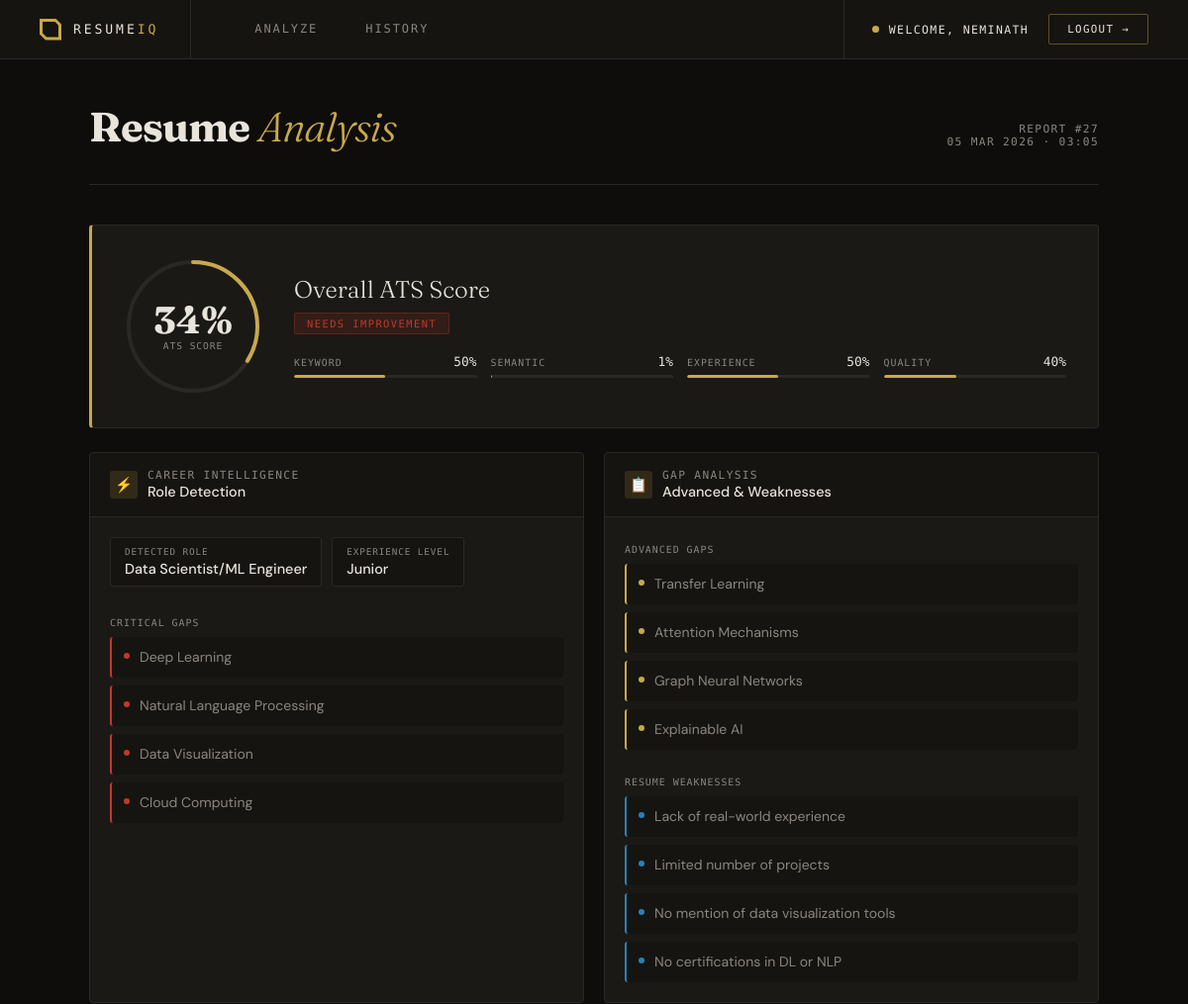
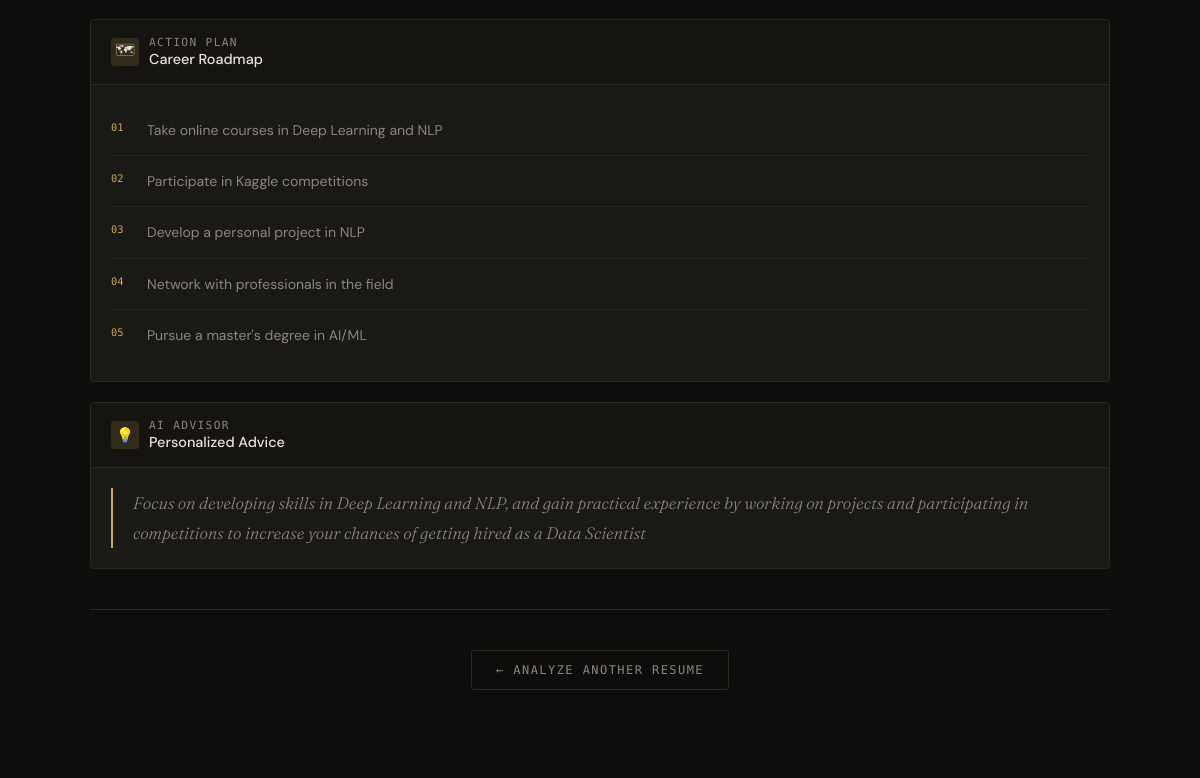
The page /result/27/ (signed in) on the database its author committed (2 pictures, top to bottom).
### resume_analyzer/models.py (models this page shows, shortened)
class ResumeAnalysis(models.Model):
    STATUS = [
        ('pending', 'Pending'),
        ('processing', 'Processing'),
        ('completed', 'Completed'),
        ('failed', 'Failed')
    ]
    user = models.ForeignKey(
        User,
        on_delete=models.CASCADE,
        related_name='analyses'
    )
    resume_file = models.FileField(upload_to='resumes/', blank=True, null=True)
    resume_text = models.TextField(blank=True)
    job_description = models.TextField()
    status = models.CharField(max_length=20, choices=STATUS, default='pending')
    ats_score = models.FloatField(null=True, blank=True)
    keyword_score = models.FloatField(null=True, blank=True)
    semantic_score = models.FloatField(null=True, blank=True)
    experience_score = models.FloatField(null=True, blank=True)
    quality_score = models.FloatField(null=True, blank=True)
    detected_role = models.CharField(max_length=200, blank=True)
    experience_level = models.CharField(max_length=100, blank=True)
    critical_skill_gaps_json = models.TextField(default='[]', blank=True)
    advanced_skill_gaps_json = models.TextField(default='[]', blank=True)
    resume_weaknesses_json = models.TextField(default='[]', blank=True)
    career_roadmap_json = models.TextField(default='[]', blank=True)
    personalized_advice = models.TextField(blank=True)
    created_at = models.DateTimeField(auto_now_add=True)
    updated_at = models.DateTimeField(auto_now=True)
    class Meta:
        ordering = ['-created_at']
    @property
    def critical_skill_gaps(self):
        return json.loads(self.critical_skill_gaps_json)
    @property
    def advanced_skill_gaps(self):
        return json.loads(self.advanced_skill_gaps_json)
    @property
    def resume_weaknesses(self):
        return json.loads(self.resume_weaknesses_json)
    @property
    def career_roadmap(self):
        return json.loads(self.career_roadmap_json)

### resume_analyzer/views.py (the view)
# urls.py: path('result/<int:pk>/', views.result_view, name='result'),
@login_required
def result_view(request, pk):
    analysis = get_object_or_404(
        ResumeAnalysis,
        pk=pk,
        user=request.user
    )
    return render(request, 'resume_analyzer/result.html', {'analysis': analysis})

### templates/resume_analyzer/result.html (shortened to what this page needs)
{% extends "base.html" %}
{% block content %}
{% with score=analysis.ats_score %}
<div class="rp-header">
  <div class="rp-header-left">
    <h1>Resume <em>Analysis</em></h1>
  </div>
  <div class="rp-header-right">
    Report #{{ analysis.id }}<br>
    {{ analysis.created_at|date:"d M Y · H:i" }}
  </div>
</div>
<div class="score-row">
  <div class="score-big" id="scoreDial">
    <svg viewBox="0 0 140 140">
      <circle class="track" cx="70" cy="70" r="65"/>
      <circle class="fill" id="scoreFill" cx="70" cy="70" r="65"
        style="stroke-dashoffset: {{ 408|add:0 }}"/>
    </svg>
    <span class="num">{{ score|floatformat:0 }}%</span>
    <span class="unit">ATS Score</span>
  </div>
  <div class="score-meta">
    <h2>Overall ATS Score</h2>
    {% if score >= 75 %}
      <span class="score-verdict verdict-strong">Strong Match</span>
    {% elif score >= 50 %}
      <span class="score-verdict verdict-moderate">Moderate Match</span>
    {% else %}
      <span class="score-verdict verdict-weak">Needs Improvement</span>
    {% endif %}
    <div class="breakdown">
      <div class="bk-item">
        <div class="bk-top">
          <span class="bk-label">Keyword</span>
          <span class="bk-val">{{ analysis.keyword_score|floatformat:0 }}%</span>
        </div>
        <div class="bk-bar"><div class="bk-fill" style="width:{{ analysis.keyword_score|floatformat:0 }}%"></div></div>
      </div>
      <div class="bk-item">
        <div class="bk-top">
          <span class="bk-label">Semantic</span>
          <span class="bk-val">{{ analysis.semantic_score|floatformat:0 }}%</span>
        </div>
        <div class="bk-bar"><div class="bk-fill" style="width:{{ analysis.semantic_score|floatformat:0 }}%"></div></div>
      </div>
      <div class="bk-item">
        <div class="bk-top">
          <span class="bk-label">Experience</span>
          <span class="bk-val">{{ analysis.experience_score|floatformat:0 }}%</span>
        </div>
        <div class="bk-bar"><div class="bk-fill" style="width:{{ analysis.experience_score|floatformat:0 }}%"></div></div>
      </div>
      <div class="bk-item">
        <div class="bk-top">
          <span class="bk-label">Quality</span>
          <span class="bk-val">{{ analysis.quality_score|floatformat:0 }}%</span>
        </div>
        <div class="bk-bar"><div class="bk-fill" style="width:{{ analysis.quality_score|floatformat:0 }}%"></div></div>
      </div>
    </div>
  </div>
</div>
<div class="two-col">
  <div class="sec">
    <div class="sec-head">
      <div class="sec-head-icon">⚡</div>
      <div class="sec-head-title">
        Career Intelligence
        <strong>Role Detection</strong>
      </div>
    </div>
    <div class="sec-body">
      <div class="chips">
        <div class="chip">
          <div class="chip-l">Detected Role</div>
          <div class="chip-v">{{ analysis.detected_role|default:"—" }}</div>
        </div>
        <div class="chip">
          <div class="chip-l">Experience Level</div>
          <div class="chip-v">{{ analysis.experience_level|default:"Unknown" }}</div>
        </div>
      </div>
      <div style="margin-bottom:6px">
        <span style="font-family:var(--mono);font-size:0.62rem;color:var(--ink-dim);text-transform:uppercase;letter-spacing:0.1em;">Critical Gaps</span>
      </div>
      <div class="skill-items">
        {% if analysis.critical_skill_gaps %}
          {% for skill in analysis.critical_skill_gaps %}
            <div class="skill-item critical">
              <span class="skill-dot"></span>{{ skill }}
            </div>
          {% endfor %}
        {% else %}
          <div class="empty-note">No critical gaps — strong alignment</div>
        {% endif %}
      </div>
    </div>
  </div>
  <div class="sec">
    <div class="sec-head">
      <div class="sec-head-icon">📋</div>
      <div class="sec-head-title">
        Gap Analysis
        <strong>Advanced & Weaknesses</strong>
      </div>
    </div>
    <div class="sec-body">
      <div style="margin-bottom:6px">
        <span style="font-family:var(--mono);font-size:0.62rem;color:var(--ink-dim);text-transform:uppercase;letter-spacing:0.1em;">Advanced Gaps</span>
      </div>
      <div class="skill-items" style="margin-bottom:20px">
        {% if analysis.advanced_skill_gaps %}
          {% for skill in analysis.advanced_skill_gaps %}
            <div class="skill-item advanced">
              <span class="skill-dot"></span>{{ skill }}
            </div>
          {% endfor %}
        {% else %}
          <div class="empty-note">No advanced gaps detected</div>
        {% endif %}
      </div>
      <div style="margin-bottom:6px">
        <span style="font-family:var(--mono);font-size:0.62rem;color:var(--ink-dim);text-transform:uppercase;letter-spacing:0.1em;">Resume Weaknesses</span>
      </div>
      <div class="skill-items">
        {% if analysis.resume_weaknesses %}
          {% for item in analysis.resume_weaknesses %}
            <div class="skill-item weakness">
              <span class="skill-dot"></span>{{ item }}
            </div>
          {% endfor %}
        {% else %}
          <div class="empty-note">No weaknesses detected</div>
        {% endif %}
      </div>
    </div>
  </div>
</div>
<div class="sec full-sec">
  <div class="sec-head">
    <div class="sec-head-icon">🗺</div>
    <div class="sec-head-title">
      Action Plan
      <strong>Career Roadmap</strong>
    </div>
  </div>
  <div class="sec-body">
    {% if analysis.career_roadmap %}
      <div class="roadmap-items">
        {% for step in analysis.career_roadmap %}
          <div class="roadmap-item">
            <span class="roadmap-num">0{{ forloop.counter }}</span>
            <span class="roadmap-text">{{ step }}</span>
          </div>
        {% endfor %}
      </div>
    {% else %}
      <div class="empty-note">No roadmap generated</div>
    {% endif %}
  </div>
</div>
<div class="sec full-sec">
  <div class="sec-head">
    <div class="sec-head-icon">💡</div>
    <div class="sec-head-title">
      AI Advisor
      <strong>Personalized Advice</strong>
    </div>
  </div>
  <div class="sec-body">
    {% if analysis.personalized_advice %}
      <p class="advice-text">{{ analysis.personalized_advice }}</p>
    {% else %}
      <div class="empty-note">No advice generated</div>
    {% endif %}
  </div>
</div>
<div class="rp-footer">
  <a href="/" class="btn-back">← Analyze Another Resume</a>
</div>
{% endwith %}
{% endblock %}

### templates/base.html (shortened to what this page needs)
<!DOCTYPE html>
<html lang="en">
<head>
</head>
<body>
<nav>
  <a href="/" class="nav-logo">
    <div class="nav-logo-mark"></div>
    <span class="nav-logo-text">RESUME<em>IQ</em></span>
  </a>
  <div class="nav-links">
    <a href="/" class="nav-link">Analyze</a>
    <a href="/history/" class="nav-link">History</a>
  </div>
  <div class="nav-right">
    {% if user.is_authenticated %}
      <div class="nav-user">
        <div class="nav-user-dot"></div>
        <span class="nav-username">Welcome, {{ user.username }}</span>
      </div>
      <a href="{% url 'logout' %}" class="nav-logout">Logout →</a>
    {% else %}
      <a href="{% url 'login' %}" class="nav-login">Login →</a>
    {% endif %}
  </div>
</nav>
<div class="container">
  {% block content %}{% endblock %}
</div>
</body>
</html>

### templates/base.html (style rules this page uses)
:root { --ink: #f0ece4; --ink-dim: #aca8a2; --ink-faint: #5a5850; --bg: #0d0b08; --surface: #161410; --surface2: #1c1a16; --rule: #2e2c26; --gold: #c9a84c; --gold-dim: rgba(201,168,76,0.12); --mono: 'DM Mono', monospace; --serif: 'Fraunces', serif; --sans: 'DM Sans', sans-serif; }
* { box-sizing: border-box; margin: 0; padding: 0; }
body { font-family: var(--sans); background: var(--bg); color: var(--ink); min-height: 100vh; display: flex; flex-direction: column; }
nav { background: var(--surface); border-bottom: 1px solid var(--rule); padding: 0 40px; display: flex; align-items: stretch; height: 60px; position: sticky; top: 0; z-index: 100; }
.nav-logo { display: flex; align-items: center; gap: 12px; margin-right: 40px; text-decoration: none; border-right: 1px solid var(--rule); padding-right: 32px; }
.nav-logo-mark { width: 22px; height: 22px; background: var(--gold); clip-path: polygon(0 0, calc(100% - 6px) 0, 100% 6px, 100% 100%, 6px 100%, 0 calc(100% - 6px)); flex-shrink: 0; position: relative; }
.nav-logo-mark::after { content: ''; position: absolute; inset: 3px; background: var(--surface); clip-path: polygon(0 0, calc(100% - 4px) 0, 100% 4px, 100% 100%, 4px 100%, 0 calc(100% - 4px)); }
.nav-logo-text { font-family: var(--mono); font-size: 0.82rem; font-weight: 500; letter-spacing: 0.22em; color: var(--ink); text-transform: uppercase; }
.nav-logo-text em { font-style: normal; color: var(--gold); font-weight: 500; letter-spacing: 0.22em; }
.nav-links { display: flex; align-items: stretch; gap: 0; }
.nav-link { display: flex; align-items: center; padding: 0 24px; font-family: var(--mono); font-size: 0.75rem; text-transform: uppercase; letter-spacing: 0.16em; color: var(--ink-dim); text-decoration: none; border-bottom: 2px solid transparent; transition: all 0.15s; }
.nav-right { margin-left: auto; display: flex; align-items: center; gap: 20px; border-left: 1px solid var(--rule); padding-left: 28px; }
.nav-user { display: flex; align-items: center; gap: 10px; }
.nav-user-dot { width: 7px; height: 7px; border-radius: 50%; background: var(--gold); flex-shrink: 0; }
.nav-username { font-family: var(--mono); font-size: 0.72rem; text-transform: uppercase; letter-spacing: 0.12em; color: var(--ink); }
.nav-logout { font-family: var(--mono); font-size: 0.68rem; text-transform: uppercase; letter-spacing: 0.12em; color: var(--ink); text-decoration: none; padding: 8px 18px; border: 1px solid rgba(201,168,76,0.4); border-radius: 2px; transition: all 0.15s; }
.container { max-width: 1100px; margin: 0 auto; padding: 0 40px 60px; width: 100%; flex: 1; }
h2 { font-size: 1.6rem; font-weight: 700; margin-bottom: 12px; color: var(--ink); }

### rows shown on the page
ResumeAnalysis: id "27", created_at "05 MAR 2026 · 03:05", ats_score "34", keyword_score "50", semantic_score "1", experience_score "50", quality_score "40", detected_role "Data Scientist/ML Engineer", experience_level "Junior", personalized_advice "Focus on developing skills in Deep Learning and NLP, and gain practical experience by working on projects and participating in competitions to increase your chances of getting hired as a Data Scientist"

### other values the page prints
{{ user.username }} "NEMINATH"
{{ skill }} "Deep Learning" "Natural Language Processing" "Data Visualization" "Cloud Computing"
{{ skill }} "Transfer Learning" "Attention Mechanisms" "Graph Neural Networks" "Explainable AI"
{{ item }} "Lack of real-world experience" "Limited number of projects" "No mention of data visualization tools" "No certifications in DL or NLP"
{{ step }} "Take online courses in Deep Learning and NLP" "Participate in Kaggle competitions" "Develop a personal project in NLP" "Network with professionals in the field" "Pursue a master's degree in AI/ML"
